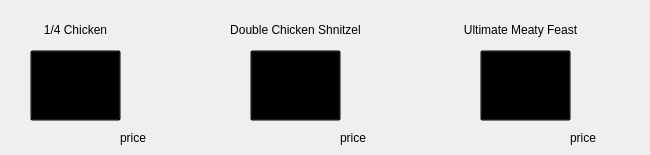
       <widget class="QWidget" name="famousGrillsPage">
        <widget class="QLabel" name="lblGrillsPic3">
         <property name="geometry">
          <rect>
           <x>480</x>
           <y>50</y>
           <width>89</width>
           <height>71</height>
          </rect>
         </property>
         <property name="cursor">
          <cursorShape>PointingHandCursor</cursorShape>
         </property>
         <property name="text">
          <string/>
         </property>
         <property name="pixmap">
          <pixmap resource="resources.qrc">:/images/Grills/3.png</pixmap>
         </property>
         <property name="scaledContents">
          <bool>true</bool>
         </property>
        </widget>
        <widget class="QLabel" name="lblGrillsText1">
         <property name="geometry">
          <rect>
           <x>10</x>
           <y>20</y>
           <width>131</width>
           <height>20</height>
          </rect>
         </property>
         <property name="text">
          <string>1/4 Chicken</string>
         </property>
         <property name="alignment">
          <set>Qt::AlignCenter</set>
         </property>
        </widget>
        <widget class="QLabel" name="lblGrillsText2">
         <property name="geometry">
          <rect>
           <x>200</x>
           <y>20</y>
           <width>191</width>
           <height>20</height>
          </rect>
         </property>
         <property name="text">
          <string>Double Chicken Shnitzel</string>
         </property>
         <property name="alignment">
          <set>Qt::AlignCenter</set>
         </property>
        </widget>
        <widget class="QLabel" name="lblGrillsText3">
         <property name="geometry">
          <rect>
           <x>420</x>
           <y>20</y>
           <width>201</width>
           <height>20</height>
          </rect>
         </property>
         <property name="text">
          <string>Ultimate Meaty Feast</string>
         </property>
         <property name="alignment">
          <set>Qt::AlignCenter</set>
         </property>
        </widget>
        <widget class="QLabel" name="lblGrillsPic2">
         <property name="geometry">
          <rect>
           <x>250</x>
           <y>50</y>
           <width>89</width>
           <height>71</height>
          </rect>
         </property>
         <property name="cursor">
          <cursorShape>PointingHandCursor</cursorShape>
         </property>
         <property name="text">
          <string/>
         </property>
         <property name="pixmap">
          <pixmap resource="resources.qrc">:/images/Grills/2.png</pixmap>
         </property>
         <property name="scaledContents">
          <bool>true</bool>
         </property>
        </widget>
        <widget class="QLabel" name="lblGrillsPic1">
         <property name="geometry">
          <rect>
           <x>30</x>
           <y>50</y>
           <width>89</width>
           <height>71</height>
          </rect>
         </property>
         <property name="cursor">
          <cursorShape>PointingHandCursor</cursorShape>
         </property>
         <property name="text">
          <string/>
         </property>
         <property name="pixmap">
          <pixmap resource="resources.qrc">:/images/Grills/1.png</pixmap>
         </property>
         <property name="scaledContents">
          <bool>true</bool>
         </property>
        </widget>
        <widget class="QLabel" name="lblGrillsTextPrice1">
         <property name="geometry">
          <rect>
           <x>120</x>
           <y>130</y>
           <width>55</width>
           <height>16</height>
          </rect>
         </property>
         <property name="text">
          <string>price</string>
         </property>
        </widget>
        <widget class="QLabel" name="lblGrillsTextPrice3">
         <property name="geometry">
          <rect>
           <x>570</x>
           <y>130</y>
           <width>71</width>
           <height>16</height>
          </rect>
         </property>
         <property name="text">
          <string>price</string>
         </property>
        </widget>
        <widget class="QLabel" name="lblGrillsTextPrice2">
         <property name="geometry">
          <rect>
           <x>340</x>
           <y>130</y>
           <width>71</width>
           <height>16</height>
          </rect>
         </property>
         <property name="text">
          <string>price</string>
         </property>
        </widget>
        <widget class="QPushButton" name="pBGrills3">
         <property name="geometry">
          <rect>
           <x>480</x>
           <y>50</y>
           <width>91</width>
           <height>71</height>
          </rect>
         </property>
         <property name="cursor">
          <cursorShape>PointingHandCursor</cursorShape>
         </property>
         <property name="styleSheet">
          <string notr="true">background-color: transparent;</string>
         </property>
         <property name="text">
          <string/>
         </property>
        </widget>
        <widget class="QPushButton" name="pBGrills2">
         <property name="geometry">
          <rect>
           <x>250</x>
           <y>50</y>
           <width>91</width>
           <height>71</height>
          </rect>
         </property>
         <property name="cursor">
          <cursorShape>PointingHandCursor</cursorShape>
         </property>
         <property name="styleSheet">
          <string notr="true">background-color: transparent;</string>
         </property>
         <property name="text">
          <string/>
         </property>
        </widget>
        <widget class="QPushButton" name="pBGrills1">
         <property name="geometry">
          <rect>
           <x>30</x>
           <y>50</y>
           <width>91</width>
           <height>71</height>
          </rect>
         </property>
         <property name="cursor">
          <cursorShape>PointingHandCursor</cursorShape>
         </property>
         <property name="styleSheet">
          <string notr="true">background-color: transparent;</string>
         </property>
         <property name="text">
          <string/>
         </property>
        </widget>
       </widget>
